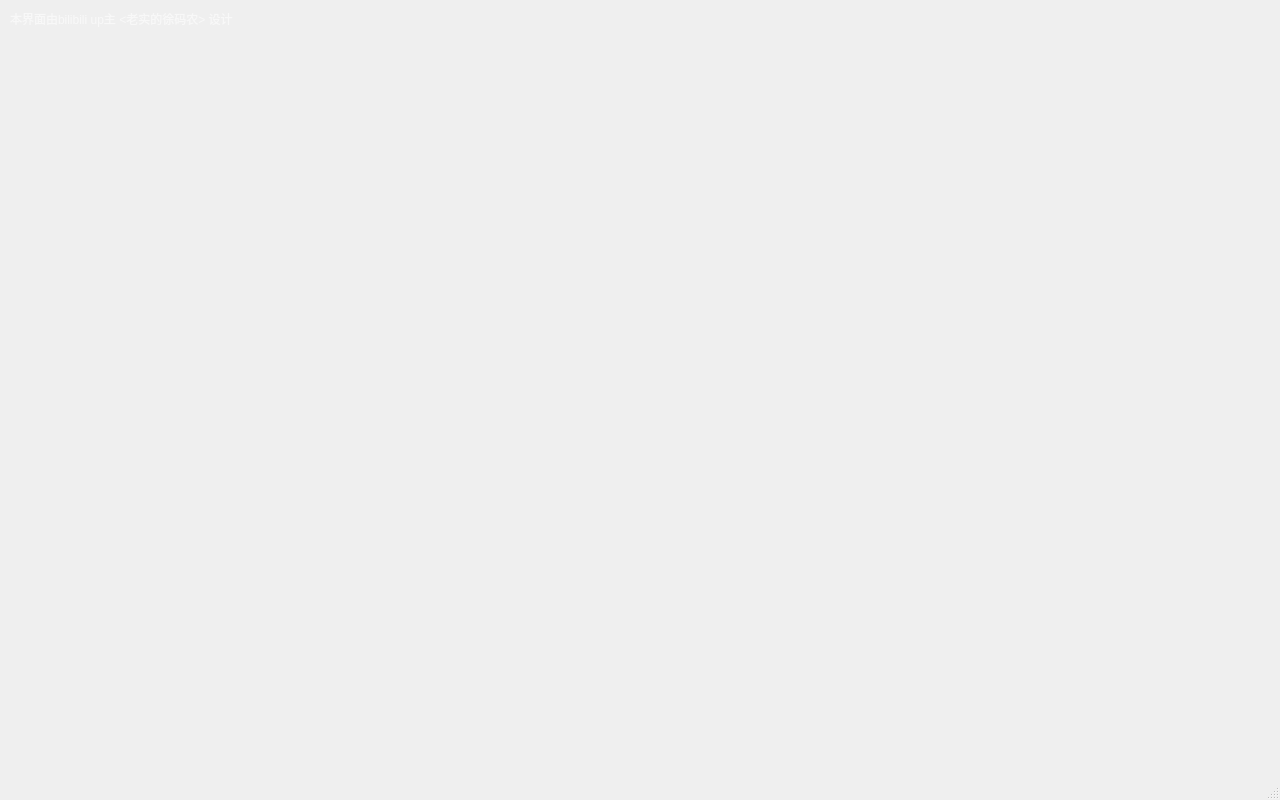
<?xml version="1.0" encoding="UTF-8"?>
<ui version="4.0">
 <class>MainWindow</class>
 <widget class="QMainWindow" name="MainWindow">
  <property name="geometry">
   <rect>
    <x>0</x>
    <y>0</y>
    <width>1280</width>
    <height>800</height>
   </rect>
  </property>
  <property name="windowTitle">
   <string>MainWindow</string>
  </property>
  <widget class="QWidget" name="centralwidget">
   <widget class="QLabel" name="label">
    <property name="geometry">
     <rect>
      <x>10</x>
      <y>10</y>
      <width>551</width>
      <height>19</height>
     </rect>
    </property>
    <property name="font">
     <font>
      <family>Arial</family>
     </font>
    </property>
    <property name="styleSheet">
     <string notr="true">color:rgba(255,255,255,150);</string>
    </property>
    <property name="text">
     <string>本界面由bilibili up主 &lt;老实的徐码农&gt; 设计</string>
    </property>
   </widget>
  </widget>
  <widget class="QMenuBar" name="menubar">
   <property name="geometry">
    <rect>
     <x>0</x>
     <y>0</y>
     <width>1280</width>
     <height>26</height>
    </rect>
   </property>
  </widget>
  <widget class="QStatusBar" name="statusbar"/>
 </widget>
 <resources/>
 <connections/>
</ui>
